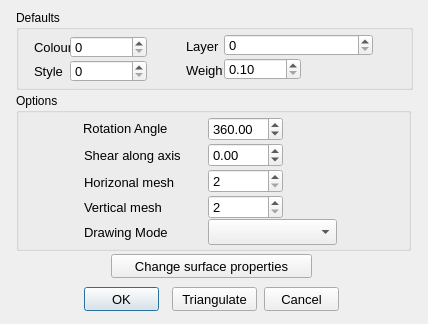
<?xml version="1.0" encoding="UTF-8"?>
<ui version="4.0">
 <class>SurfaceOfRevVerify_Dialog</class>
 <widget class="QDialog" name="SurfaceOfRevVerify_Dialog">
  <property name="geometry">
   <rect>
    <x>0</x>
    <y>0</y>
    <width>428</width>
    <height>324</height>
   </rect>
  </property>
  <property name="minimumSize">
   <size>
    <width>428</width>
    <height>324</height>
   </size>
  </property>
  <property name="maximumSize">
   <size>
    <width>428</width>
    <height>324</height>
   </size>
  </property>
  <property name="windowTitle">
   <string>Surface of revolution verify</string>
  </property>
  <widget class="QPushButton" name="_2">
   <property name="enabled">
    <bool>true</bool>
   </property>
   <property name="geometry">
    <rect>
     <x>264</x>
     <y>287</y>
     <width>75</width>
     <height>24</height>
    </rect>
   </property>
   <property name="font">
    <font>
     <pointsize>10</pointsize>
    </font>
   </property>
   <property name="text">
    <string>Cancel</string>
   </property>
   <property name="autoDefault">
    <bool>false</bool>
   </property>
  </widget>
  <widget class="QPushButton" name="_111">
   <property name="enabled">
    <bool>true</bool>
   </property>
   <property name="geometry">
    <rect>
     <x>172</x>
     <y>287</y>
     <width>85</width>
     <height>24</height>
    </rect>
   </property>
   <property name="font">
    <font>
     <pointsize>10</pointsize>
    </font>
   </property>
   <property name="text">
    <string>Triangulate</string>
   </property>
   <property name="autoDefault">
    <bool>false</bool>
   </property>
  </widget>
  <widget class="QPushButton" name="_1">
   <property name="geometry">
    <rect>
     <x>84</x>
     <y>287</y>
     <width>75</width>
     <height>24</height>
    </rect>
   </property>
   <property name="font">
    <font>
     <pointsize>10</pointsize>
    </font>
   </property>
   <property name="text">
    <string>OK</string>
   </property>
   <property name="default">
    <bool>true</bool>
   </property>
  </widget>
  <widget class="QPushButton" name="_109">
   <property name="enabled">
    <bool>true</bool>
   </property>
   <property name="geometry">
    <rect>
     <x>111</x>
     <y>254</y>
     <width>201</width>
     <height>24</height>
    </rect>
   </property>
   <property name="font">
    <font>
     <pointsize>10</pointsize>
    </font>
   </property>
   <property name="text">
    <string>Change surface properties</string>
   </property>
   <property name="autoDefault">
    <bool>false</bool>
   </property>
  </widget>
  <widget class="QGroupBox" name="groupBox">
   <property name="geometry">
    <rect>
     <x>16</x>
     <y>93</y>
     <width>395</width>
     <height>158</height>
    </rect>
   </property>
   <property name="title">
    <string>Options</string>
   </property>
   <widget class="QLabel" name="label_8">
    <property name="geometry">
     <rect>
      <x>68</x>
      <y>52</y>
      <width>121</width>
      <height>20</height>
     </rect>
    </property>
    <property name="font">
     <font>
      <pointsize>10</pointsize>
     </font>
    </property>
    <property name="text">
     <string>Shear along axis</string>
    </property>
   </widget>
   <widget class="QLabel" name="label_7">
    <property name="geometry">
     <rect>
      <x>67</x>
      <y>25</y>
      <width>121</width>
      <height>20</height>
     </rect>
    </property>
    <property name="font">
     <font>
      <pointsize>10</pointsize>
     </font>
    </property>
    <property name="text">
     <string>Rotation Angle</string>
    </property>
   </widget>
   <widget class="QLabel" name="label_9">
    <property name="geometry">
     <rect>
      <x>68</x>
      <y>79</y>
      <width>121</width>
      <height>20</height>
     </rect>
    </property>
    <property name="font">
     <font>
      <pointsize>10</pointsize>
     </font>
    </property>
    <property name="text">
     <string>Horizonal mesh</string>
    </property>
   </widget>
   <widget class="QLabel" name="label_10">
    <property name="geometry">
     <rect>
      <x>68</x>
      <y>104</y>
      <width>121</width>
      <height>20</height>
     </rect>
    </property>
    <property name="font">
     <font>
      <pointsize>10</pointsize>
     </font>
    </property>
    <property name="text">
     <string>Vertical mesh</string>
    </property>
   </widget>
   <widget class="QLabel" name="label_11">
    <property name="geometry">
     <rect>
      <x>68</x>
      <y>129</y>
      <width>121</width>
      <height>20</height>
     </rect>
    </property>
    <property name="font">
     <font>
      <pointsize>10</pointsize>
     </font>
    </property>
    <property name="text">
     <string>Drawing Mode</string>
    </property>
   </widget>
   <widget class="QComboBox" name="_110">
    <property name="geometry">
     <rect>
      <x>192</x>
      <y>126</y>
      <width>129</width>
      <height>26</height>
     </rect>
    </property>
    <property name="font">
     <font>
      <family>Lucida Grande</family>
      <pointsize>10</pointsize>
     </font>
    </property>
   </widget>
   <widget class="RCDoubleSpinBox" name="_104">
    <property name="geometry">
     <rect>
      <x>192</x>
      <y>24</y>
      <width>75</width>
      <height>24</height>
     </rect>
    </property>
    <property name="font">
     <font>
      <family>Lucida Grande</family>
      <pointsize>10</pointsize>
     </font>
    </property>
    <property name="decimals">
     <number>2</number>
    </property>
    <property name="minimum">
     <double>-100000.000000000000000</double>
    </property>
    <property name="maximum">
     <double>100000.000000000000000</double>
    </property>
    <property name="value">
     <double>360.000000000000000</double>
    </property>
   </widget>
   <widget class="RCDoubleSpinBox" name="_105">
    <property name="geometry">
     <rect>
      <x>192</x>
      <y>50</y>
      <width>75</width>
      <height>24</height>
     </rect>
    </property>
    <property name="font">
     <font>
      <family>Lucida Grande</family>
      <pointsize>10</pointsize>
     </font>
    </property>
    <property name="decimals">
     <number>2</number>
    </property>
    <property name="minimum">
     <double>-1000000000.000000000000000</double>
    </property>
    <property name="maximum">
     <double>100000000.000000000000000</double>
    </property>
   </widget>
   <widget class="RCIntegerSpinBox" name="_106">
    <property name="geometry">
     <rect>
      <x>192</x>
      <y>76</y>
      <width>75</width>
      <height>24</height>
     </rect>
    </property>
    <property name="font">
     <font>
      <family>Lucida Grande</family>
      <pointsize>10</pointsize>
     </font>
    </property>
    <property name="minimum">
     <number>2</number>
    </property>
    <property name="maximum">
     <number>1000</number>
    </property>
   </widget>
   <widget class="RCIntegerSpinBox" name="_107">
    <property name="geometry">
     <rect>
      <x>192</x>
      <y>102</y>
      <width>75</width>
      <height>24</height>
     </rect>
    </property>
    <property name="font">
     <font>
      <family>Lucida Grande</family>
      <pointsize>10</pointsize>
     </font>
    </property>
    <property name="minimum">
     <number>2</number>
    </property>
    <property name="maximum">
     <number>1000</number>
    </property>
   </widget>
  </widget>
  <widget class="QGroupBox" name="groupBox_3">
   <property name="geometry">
    <rect>
     <x>16</x>
     <y>10</y>
     <width>397</width>
     <height>80</height>
    </rect>
   </property>
   <property name="title">
    <string>Defaults</string>
   </property>
   <widget class="QPushButton" name="_1002">
    <property name="enabled">
     <bool>true</bool>
    </property>
    <property name="geometry">
     <rect>
      <x>134</x>
      <y>49</y>
      <width>24</width>
      <height>24</height>
     </rect>
    </property>
    <property name="toolTip">
     <string>Select Style</string>
    </property>
    <property name="statusTip">
     <string/>
    </property>
    <property name="text">
     <string/>
    </property>
    <property name="icon">
     <iconset resource="../RealCAD.qrc">
      <normaloff>:/images/PROPERTIES-styles.svg</normaloff>:/images/PROPERTIES-styles.svg</iconset>
    </property>
    <property name="iconSize">
     <size>
      <width>20</width>
      <height>20</height>
     </size>
    </property>
    <property name="autoDefault">
     <bool>false</bool>
    </property>
    <property name="flat">
     <bool>true</bool>
    </property>
   </widget>
   <widget class="QLabel" name="label_103">
    <property name="geometry">
     <rect>
      <x>170</x>
      <y>50</y>
      <width>37</width>
      <height>20</height>
     </rect>
    </property>
    <property name="font">
     <font>
      <pointsize>10</pointsize>
     </font>
    </property>
    <property name="text">
     <string>Weight</string>
    </property>
   </widget>
   <widget class="QPushButton" name="_1001">
    <property name="enabled">
     <bool>true</bool>
    </property>
    <property name="geometry">
     <rect>
      <x>360</x>
      <y>24</y>
      <width>24</width>
      <height>24</height>
     </rect>
    </property>
    <property name="toolTip">
     <string>Select Layer</string>
    </property>
    <property name="statusTip">
     <string/>
    </property>
    <property name="text">
     <string/>
    </property>
    <property name="icon">
     <iconset resource="../RealCAD.qrc">
      <normaloff>:/images/PROPERTIES-layers.svg</normaloff>:/images/PROPERTIES-layers.svg</iconset>
    </property>
    <property name="iconSize">
     <size>
      <width>20</width>
      <height>20</height>
     </size>
    </property>
    <property name="flat">
     <bool>true</bool>
    </property>
   </widget>
   <widget class="QSpinBox" name="_102">
    <property name="enabled">
     <bool>true</bool>
    </property>
    <property name="geometry">
     <rect>
      <x>54</x>
      <y>50</y>
      <width>77</width>
      <height>22</height>
     </rect>
    </property>
    <property name="font">
     <font>
      <family>Lucida Grande</family>
      <pointsize>10</pointsize>
     </font>
    </property>
    <property name="maximum">
     <number>255</number>
    </property>
   </widget>
   <widget class="QLabel" name="label_100">
    <property name="geometry">
     <rect>
      <x>18</x>
      <y>27</y>
      <width>39</width>
      <height>20</height>
     </rect>
    </property>
    <property name="font">
     <font>
      <pointsize>10</pointsize>
     </font>
    </property>
    <property name="text">
     <string>Colour</string>
    </property>
   </widget>
   <widget class="QLabel" name="label_102">
    <property name="geometry">
     <rect>
      <x>18</x>
      <y>51</y>
      <width>41</width>
      <height>20</height>
     </rect>
    </property>
    <property name="font">
     <font>
      <pointsize>10</pointsize>
     </font>
    </property>
    <property name="text">
     <string>Style</string>
    </property>
   </widget>
   <widget class="QPushButton" name="_1000">
    <property name="enabled">
     <bool>true</bool>
    </property>
    <property name="geometry">
     <rect>
      <x>134</x>
      <y>25</y>
      <width>24</width>
      <height>24</height>
     </rect>
    </property>
    <property name="toolTip">
     <string>Select Colour</string>
    </property>
    <property name="text">
     <string/>
    </property>
    <property name="icon">
     <iconset resource="../RealCAD.qrc">
      <normaloff>:/images/PROPERTIES-colours.svg</normaloff>:/images/PROPERTIES-colours.svg</iconset>
    </property>
    <property name="iconSize">
     <size>
      <width>20</width>
      <height>20</height>
     </size>
    </property>
    <property name="autoDefault">
     <bool>false</bool>
    </property>
    <property name="flat">
     <bool>true</bool>
    </property>
   </widget>
   <widget class="QSpinBox" name="_100">
    <property name="enabled">
     <bool>true</bool>
    </property>
    <property name="geometry">
     <rect>
      <x>54</x>
      <y>26</y>
      <width>77</width>
      <height>22</height>
     </rect>
    </property>
    <property name="font">
     <font>
      <family>Lucida Grande</family>
      <pointsize>10</pointsize>
     </font>
    </property>
    <property name="specialValueText">
     <string/>
    </property>
    <property name="maximum">
     <number>255</number>
    </property>
   </widget>
   <widget class="WeightSpinBox" name="_103">
    <property name="enabled">
     <bool>true</bool>
    </property>
    <property name="geometry">
     <rect>
      <x>208</x>
      <y>48</y>
      <width>77</width>
      <height>22</height>
     </rect>
    </property>
    <property name="font">
     <font>
      <family>Lucida Grande</family>
      <pointsize>10</pointsize>
     </font>
    </property>
    <property name="specialValueText">
     <string/>
    </property>
    <property name="minimum">
     <double>0.100000000000000</double>
    </property>
    <property name="maximum">
     <double>3.000000000000000</double>
    </property>
    <property name="singleStep">
     <double>0.100000000000000</double>
    </property>
   </widget>
   <widget class="LayerSpinBox" name="_101">
    <property name="enabled">
     <bool>true</bool>
    </property>
    <property name="geometry">
     <rect>
      <x>208</x>
      <y>24</y>
      <width>149</width>
      <height>22</height>
     </rect>
    </property>
    <property name="font">
     <font>
      <family>Lucida Grande</family>
      <pointsize>10</pointsize>
     </font>
    </property>
    <property name="suffix">
     <string/>
    </property>
    <property name="maximum">
     <number>2049</number>
    </property>
   </widget>
   <widget class="QPushButton" name="_1003">
    <property name="enabled">
     <bool>true</bool>
    </property>
    <property name="geometry">
     <rect>
      <x>288</x>
      <y>48</y>
      <width>24</width>
      <height>24</height>
     </rect>
    </property>
    <property name="toolTip">
     <string>Select Weight</string>
    </property>
    <property name="statusTip">
     <string/>
    </property>
    <property name="text">
     <string/>
    </property>
    <property name="icon">
     <iconset resource="../RealCAD.qrc">
      <normaloff>:/images/PROPERTIES-weights.svg</normaloff>:/images/PROPERTIES-weights.svg</iconset>
    </property>
    <property name="iconSize">
     <size>
      <width>20</width>
      <height>20</height>
     </size>
    </property>
    <property name="flat">
     <bool>true</bool>
    </property>
   </widget>
   <widget class="QLabel" name="label_101">
    <property name="geometry">
     <rect>
      <x>170</x>
      <y>26</y>
      <width>33</width>
      <height>20</height>
     </rect>
    </property>
    <property name="font">
     <font>
      <pointsize>10</pointsize>
     </font>
    </property>
    <property name="text">
     <string>Layer</string>
    </property>
   </widget>
  </widget>
 </widget>
 <customwidgets>
  <customwidget>
   <class>RCDoubleSpinBox</class>
   <extends>QDoubleSpinBox</extends>
   <header>../RealCADQt/source/rcdoublespinbox.h</header>
  </customwidget>
  <customwidget>
   <class>RCIntegerSpinBox</class>
   <extends>QSpinBox</extends>
   <header>../RealCADQt/source/rcintegerspinbox.h</header>
  </customwidget>
  <customwidget>
   <class>WeightSpinBox</class>
   <extends>QDoubleSpinBox</extends>
   <header>../RealCADQt/source/weightspinbox.h</header>
  </customwidget>
  <customwidget>
   <class>LayerSpinBox</class>
   <extends>QSpinBox</extends>
   <header>../RealCADQt/source/layerspinbox.h</header>
  </customwidget>
 </customwidgets>
 <tabstops>
  <tabstop>_104</tabstop>
  <tabstop>_105</tabstop>
  <tabstop>_106</tabstop>
  <tabstop>_107</tabstop>
  <tabstop>_110</tabstop>
  <tabstop>_100</tabstop>
  <tabstop>_1000</tabstop>
  <tabstop>_102</tabstop>
  <tabstop>_1002</tabstop>
  <tabstop>_103</tabstop>
  <tabstop>_1003</tabstop>
  <tabstop>_101</tabstop>
  <tabstop>_1001</tabstop>
  <tabstop>_109</tabstop>
  <tabstop>_111</tabstop>
  <tabstop>_1</tabstop>
  <tabstop>_2</tabstop>
 </tabstops>
 <resources>
  <include location="../RealCAD.qrc"/>
 </resources>
 <connections/>
</ui>
